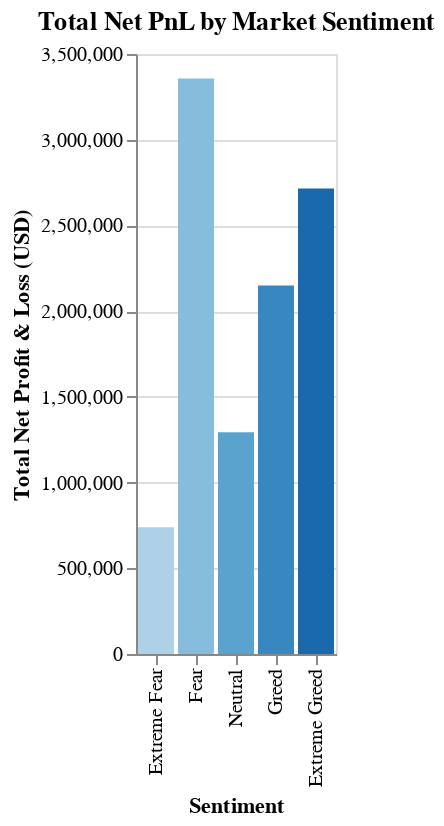

Notebook code for this chart:
### Markdown cell above
##Profitability (PnL) vs. Sentiment

### Code cell
# We must first aggregate the daily PnL into total PnL for each category
pnl_by_sentiment = df_daily_analysis.groupby('classification_ordered')['net_pnl'].sum().reset_index(name='total_net_pnl')

chart_pnl = alt.Chart(pnl_by_sentiment).mark_bar().encode(
    x=alt.X('classification_ordered', sort=sentiment_order, title='Sentiment'),
    y=alt.Y('total_net_pnl', title='Total Net Profit & Loss (USD)'),
    color=alt.Color('classification_ordered', title="Sentiment", legend=None),
    tooltip=['classification_ordered', 'total_net_pnl']
).properties(
    title='Total Net PnL by Market Sentiment'
).interactive()

chart_pnl

### Figure 1 — Vega-Lite specification as saved in the notebook (floating-point values rounded to 4 significant figures)
{"config": {"view": {"continuousWidth": 300, "continuousHeight": 300}}, "data": {"name": "data-a2e69ba8895cce12d360494c4985dcf8"}, "mark": {"type": "bar"}, "encoding": {"color": {"field": "classification_ordered", "legend": null, "sort": ["Extreme Fear", "Fear", "Neutral", "Greed", "Extreme Greed"], "title": "Sentiment", "type": "ordinal"}, "tooltip": [{"field": "classification_ordered", "type": "ordinal"}, {"field": "total_net_pnl", "type": "quantitative"}], "x": {"field": "classification_ordered", "sort": ["Extreme Fear", "Fear", "Neutral", "Greed", "Extreme Greed"], "title": "Sentiment", "type": "ordinal"}, "y": {"field": "total_net_pnl", "title": "Total Net Profit & Loss (USD)", "type": "quantitative"}}, "params": [{"name": "param_7", "select": {"type": "interval", "encodings": ["x", "y"]}, "bind": "scales"}], "title": "Total Net PnL by Market Sentiment", "$schema": "https://vega.github.io/schema/vega-lite/v5.20.1.json", "datasets": {"data-a2e69ba8895cce12d360494c4985dcf8": [{"classification_ordered": "Extreme Fear", "total_net_pnl": 739100.0}, {"classification_ordered": "Fear", "total_net_pnl": 3357000.0}, {"classification_ordered": "Neutral", "total_net_pnl": 1293000.0}, {"classification_ordered": "Greed", "total_net_pnl": 2150000.0}, {"classification_ordered": "Extreme Greed", "total_net_pnl": 2715000.0}]}}
